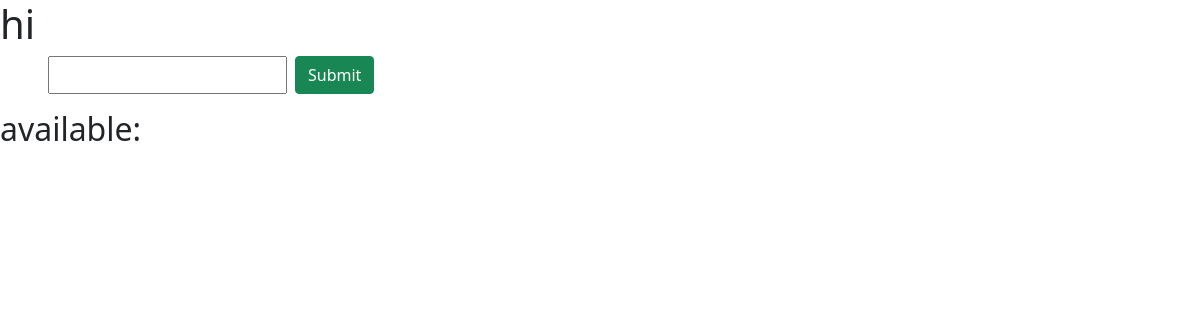
Before: / with the older database file.
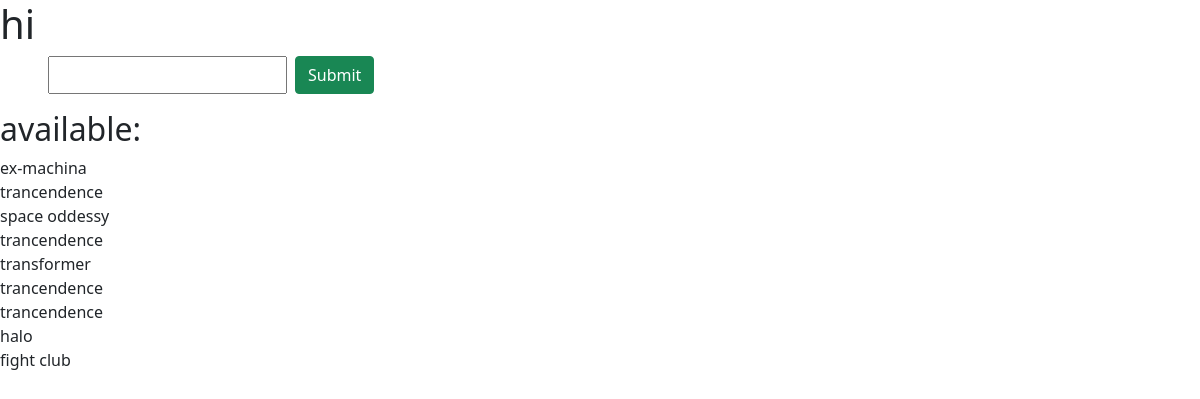
After: the same page with the newer database file.
### project/models.py (models this page shows, shortened)
class Queries(models.Model):
    query = models.CharField(max_length=100)

### project/views.py (the view, shortened to what this page needs)
# urls.py: path('', views.index, name='index')
def index(request):
    if request.method == "GET":
        search_term = request.GET.get("search_query", None)
    data = [i for i in Queries.objects.raw('SELECT * FROM project_queries')]
    print(data)
    return render(request, 'project/index.html', {'data': data})

### project/templates/project/index.html (shortened to what this page needs)
<html>
<head>
    {% load static%}
    <link rel="stylesheet" type="text/css" href="{% static 'style.css'%}">
</head>
<body>
<link href="https://cdn.jsdelivr.net/npm/bootstrap@5.0.2/dist/css/bootstrap.min.css" rel="stylesheet">
    <h1>hi</h1>
    <form class="d-flex" method="get" action="/">
        <input id="search_input" type="text" placehoder="Search" name="search_query" class="ms-5">
        <button type="submit" class="btn btn-success ms-2 me-2">Submit</button>
    </form>
    <h2>available:</h2><table> {%for i in data%}<div>{{i.query}}</div>{% endfor %}</table>
</body>
</html>

Changed rows visible on the page:
added Queries: query "ex-machina"
added Queries: query "trancendence"
added Queries: query "space oddessy"
added Queries: query "trancendence"
added Queries: query "transformer"
added Queries: query "trancendence"
added Queries: query "trancendence"
added Queries: query "halo"
added Queries: query "fight club"
